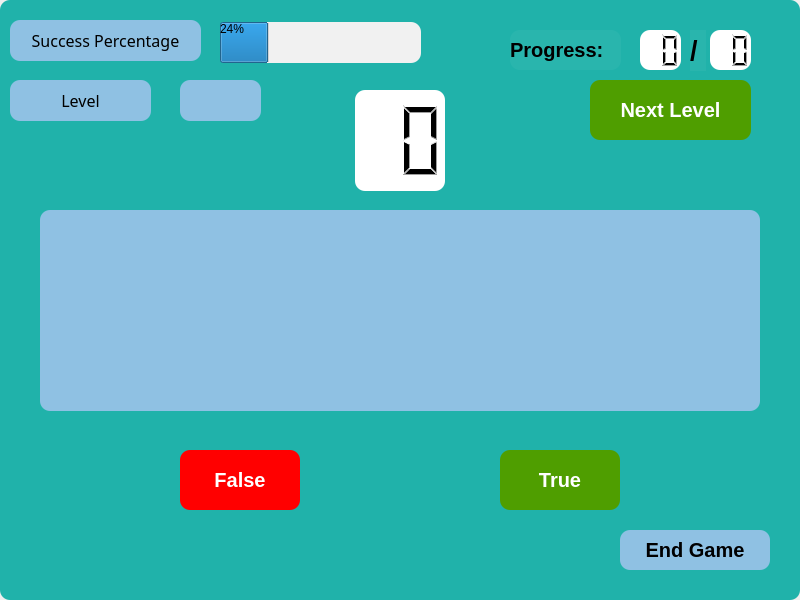
<?xml version="1.0" encoding="UTF-8"?>
<ui version="4.0">
 <class>MainWindow</class>
 <widget class="QMainWindow" name="MainWindow">
  <property name="geometry">
   <rect>
    <x>0</x>
    <y>0</y>
    <width>800</width>
    <height>600</height>
   </rect>
  </property>
  <property name="minimumSize">
   <size>
    <width>800</width>
    <height>600</height>
   </size>
  </property>
  <property name="maximumSize">
   <size>
    <width>800</width>
    <height>600</height>
   </size>
  </property>
  <property name="windowTitle">
   <string>PyBoysFlashcards</string>
  </property>
  <widget class="QWidget" name="centralwidget">
   <widget class="QFrame" name="frame">
    <property name="geometry">
     <rect>
      <x>0</x>
      <y>0</y>
      <width>800</width>
      <height>600</height>
     </rect>
    </property>
    <property name="styleSheet">
     <string notr="true">background-color: rgb(32,178,170);
border-top-right-radius: 10px;
border-bottom-right-radius: 10px;
border-top-left-radius: 10px;
border-bottom-left-radius: 10px;</string>
    </property>
    <property name="frameShape">
     <enum>QFrame::StyledPanel</enum>
    </property>
    <property name="frameShadow">
     <enum>QFrame::Raised</enum>
    </property>
    <widget class="QPushButton" name="true_button">
     <property name="geometry">
      <rect>
       <x>500</x>
       <y>450</y>
       <width>120</width>
       <height>60</height>
      </rect>
     </property>
     <property name="font">
      <font>
       <pointsize>15</pointsize>
       <weight>75</weight>
       <bold>true</bold>
      </font>
     </property>
     <property name="styleSheet">
      <string notr="true">color: rgb(255, 255, 255);
background-color: rgb(79, 158, 0);</string>
     </property>
     <property name="text">
      <string>True</string>
     </property>
    </widget>
    <widget class="QPushButton" name="false_button">
     <property name="geometry">
      <rect>
       <x>180</x>
       <y>450</y>
       <width>120</width>
       <height>60</height>
      </rect>
     </property>
     <property name="font">
      <font>
       <pointsize>15</pointsize>
       <weight>75</weight>
       <bold>true</bold>
      </font>
     </property>
     <property name="styleSheet">
      <string notr="true">color: rgb(255, 255, 255);
background-color: rgb(255, 0, 0);</string>
     </property>
     <property name="text">
      <string>False</string>
     </property>
    </widget>
    <widget class="QLabel" name="label_3">
     <property name="geometry">
      <rect>
       <x>510</x>
       <y>30</y>
       <width>111</width>
       <height>40</height>
      </rect>
     </property>
     <property name="font">
      <font>
       <pointsize>15</pointsize>
       <weight>75</weight>
       <bold>true</bold>
      </font>
     </property>
     <property name="styleSheet">
      <string notr="true">background-color: rgb(255, 255, 255,10);</string>
     </property>
     <property name="text">
      <string>Progress:</string>
     </property>
    </widget>
    <widget class="QLCDNumber" name="time_lcd_word">
     <property name="geometry">
      <rect>
       <x>355</x>
       <y>90</y>
       <width>90</width>
       <height>101</height>
      </rect>
     </property>
     <property name="styleSheet">
      <string notr="true">background-color: rgb(255, 255, 255);</string>
     </property>
     <property name="digitCount">
      <number>2</number>
     </property>
    </widget>
    <widget class="QLabel" name="word">
     <property name="geometry">
      <rect>
       <x>40</x>
       <y>210</y>
       <width>720</width>
       <height>201</height>
      </rect>
     </property>
     <property name="font">
      <font>
       <pointsize>52</pointsize>
       <weight>75</weight>
       <bold>true</bold>
      </font>
     </property>
     <property name="autoFillBackground">
      <bool>false</bool>
     </property>
     <property name="styleSheet">
      <string notr="true">background-color: rgb(143, 193, 227);
border-top-right-radius: 10px;
border-bottom-right-radius: 10px;
border-top-left-radius: 10px;
border-bottom-left-radius: 10px;</string>
     </property>
     <property name="text">
      <string/>
     </property>
     <property name="alignment">
      <set>Qt::AlignCenter</set>
     </property>
    </widget>
    <widget class="QPushButton" name="pushButton">
     <property name="geometry">
      <rect>
       <x>620</x>
       <y>530</y>
       <width>150</width>
       <height>40</height>
      </rect>
     </property>
     <property name="font">
      <font>
       <pointsize>15</pointsize>
       <weight>75</weight>
       <bold>true</bold>
      </font>
     </property>
     <property name="styleSheet">
      <string notr="true">background-color: rgb(143, 193, 227);
border-top-right-radius: 10px;
border-bottom-right-radius: 10px;
border-top-left-radius: 10px;
border-bottom-left-radius: 10px;</string>
     </property>
     <property name="text">
      <string>End Game</string>
     </property>
    </widget>
    <widget class="QLCDNumber" name="twentyplus">
     <property name="geometry">
      <rect>
       <x>640</x>
       <y>30</y>
       <width>41</width>
       <height>40</height>
      </rect>
     </property>
     <property name="styleSheet">
      <string notr="true">background-color: rgb(255, 255, 255);</string>
     </property>
     <property name="digitCount">
      <number>2</number>
     </property>
    </widget>
    <widget class="QLCDNumber" name="known_word_lcd">
     <property name="geometry">
      <rect>
       <x>710</x>
       <y>30</y>
       <width>41</width>
       <height>40</height>
      </rect>
     </property>
     <property name="styleSheet">
      <string notr="true">background-color: rgb(255, 255, 255);</string>
     </property>
     <property name="digitCount">
      <number>2</number>
     </property>
    </widget>
    <widget class="QLabel" name="label">
     <property name="geometry">
      <rect>
       <x>690</x>
       <y>30</y>
       <width>16</width>
       <height>41</height>
      </rect>
     </property>
     <property name="font">
      <font>
       <pointsize>20</pointsize>
       <weight>75</weight>
       <bold>true</bold>
      </font>
     </property>
     <property name="styleSheet">
      <string notr="true">background-color: rgb(255, 255, 255,10);</string>
     </property>
     <property name="text">
      <string>/</string>
     </property>
    </widget>
    <widget class="QLabel" name="label_2">
     <property name="geometry">
      <rect>
       <x>10</x>
       <y>80</y>
       <width>141</width>
       <height>41</height>
      </rect>
     </property>
     <property name="font">
      <font>
       <family>MS Reference Sans Serif</family>
       <pointsize>12</pointsize>
      </font>
     </property>
     <property name="styleSheet">
      <string notr="true">background-color: rgb(143, 193, 227);
border-top-right-radius: 10px;
border-bottom-right-radius: 10px;
border-top-left-radius: 10px;
border-bottom-left-radius: 10px;</string>
     </property>
     <property name="text">
      <string>Level</string>
     </property>
     <property name="alignment">
      <set>Qt::AlignCenter</set>
     </property>
    </widget>
    <widget class="QLabel" name="label_4">
     <property name="geometry">
      <rect>
       <x>10</x>
       <y>20</y>
       <width>191</width>
       <height>41</height>
      </rect>
     </property>
     <property name="font">
      <font>
       <family>MS Reference Sans Serif</family>
       <pointsize>12</pointsize>
      </font>
     </property>
     <property name="styleSheet">
      <string notr="true">background-color: rgb(143, 193, 227);
border-top-right-radius: 10px;
border-bottom-right-radius: 10px;
border-top-left-radius: 10px;
border-bottom-left-radius: 10px;</string>
     </property>
     <property name="text">
      <string>Success Percentage</string>
     </property>
     <property name="alignment">
      <set>Qt::AlignCenter</set>
     </property>
    </widget>
    <widget class="QProgressBar" name="progressBar">
     <property name="geometry">
      <rect>
       <x>220</x>
       <y>22</y>
       <width>201</width>
       <height>41</height>
      </rect>
     </property>
     <property name="styleSheet">
      <string notr="true">background-color: rgb(241, 241, 241);</string>
     </property>
     <property name="value">
      <number>24</number>
     </property>
    </widget>
    <widget class="QLabel" name="level">
     <property name="geometry">
      <rect>
       <x>180</x>
       <y>80</y>
       <width>81</width>
       <height>41</height>
      </rect>
     </property>
     <property name="font">
      <font>
       <family>MS Reference Sans Serif</family>
       <pointsize>12</pointsize>
      </font>
     </property>
     <property name="styleSheet">
      <string notr="true">background-color: rgb(143, 193, 227);
border-top-right-radius: 10px;
border-bottom-right-radius: 10px;
border-top-left-radius: 10px;
border-bottom-left-radius: 10px;</string>
     </property>
     <property name="text">
      <string/>
     </property>
     <property name="alignment">
      <set>Qt::AlignCenter</set>
     </property>
    </widget>
    <widget class="QPushButton" name="true_button_2">
     <property name="geometry">
      <rect>
       <x>590</x>
       <y>80</y>
       <width>161</width>
       <height>60</height>
      </rect>
     </property>
     <property name="font">
      <font>
       <pointsize>15</pointsize>
       <weight>75</weight>
       <bold>true</bold>
      </font>
     </property>
     <property name="styleSheet">
      <string notr="true">color: rgb(255, 255, 255);
background-color: rgb(79, 158, 0);</string>
     </property>
     <property name="text">
      <string>Next Level</string>
     </property>
    </widget>
   </widget>
  </widget>
 </widget>
 <resources/>
 <connections/>
</ui>
